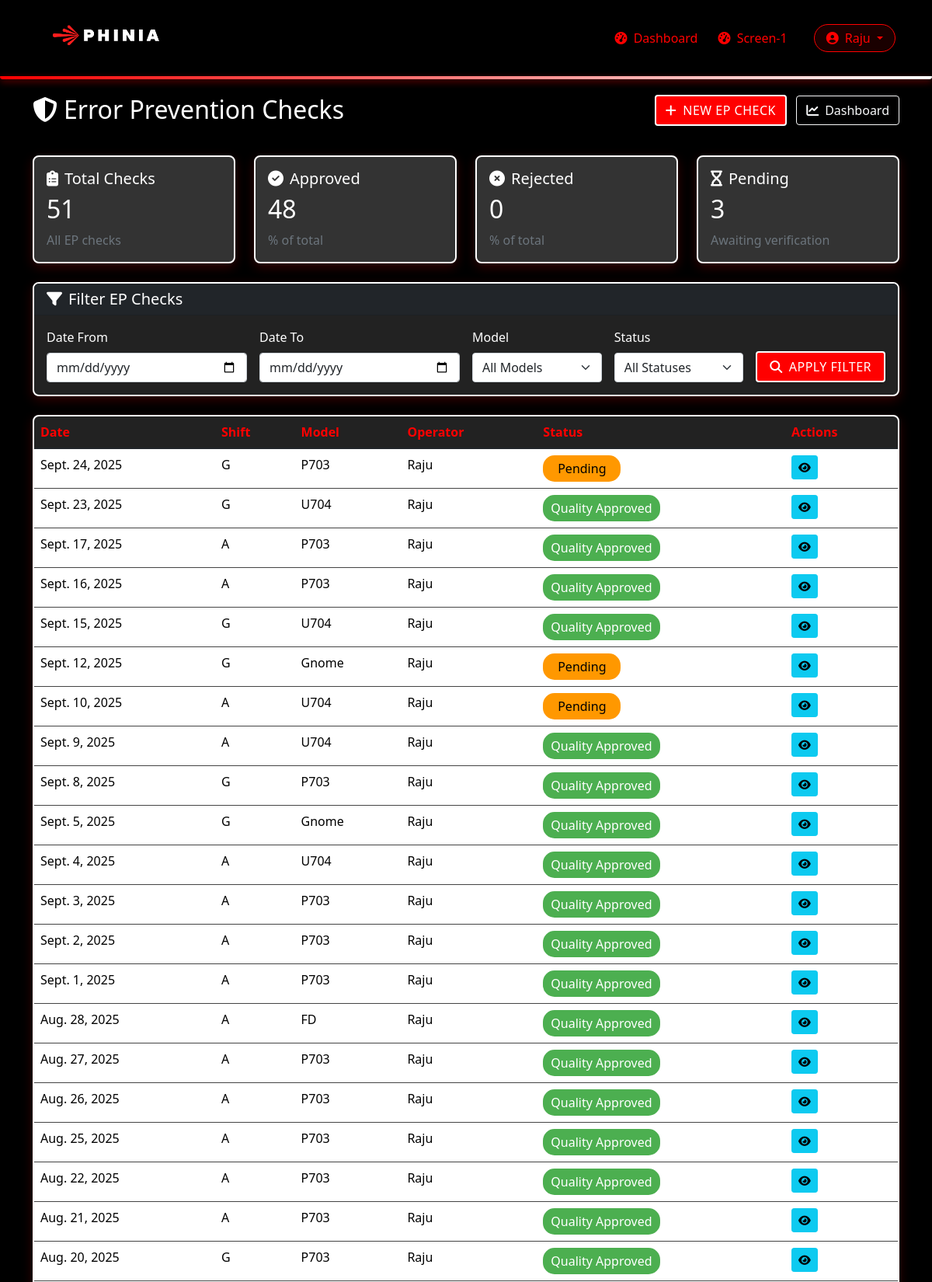
/ep-checks/ (signed in, upper part), run on the app's committed database.
### main/models.py (models this page shows, shortened)
class User(AbstractUser):
    USER_TYPES = (
        ('operator', 'Operator'),
        ('shift_supervisor', 'Shift Supervisor'),
        ('quality_supervisor', 'Quality Supervisor'),
    )
    company_id = models.CharField(max_length=100, blank=True, null=True)
    skill_matrix_level = models.CharField(max_length=200, blank=True, null=True)
    user_type = models.CharField(max_length=20, choices=USER_TYPES)

class ErrorPreventionCheck(models.Model):
    OK_NG_CHOICES = [('OK', 'OK'), ('NG', 'NG')]
    STATUS_CHOICES = (
        ('pending', 'Pending'),
        ('supervisor_approved', 'Supervisor Approved'),
        ('quality_approved', 'Quality Approved'),
        ('rejected', 'Rejected'),
    )
    verification_status = models.ForeignKey(
        'DailyVerificationStatus',
        on_delete=models.CASCADE,
        related_name='error_prevention_checks',
        blank=True,
        null=True
    )
    date = models.DateField()
    operator = models.ForeignKey('User', on_delete=models.CASCADE, related_name='ep_operator_checks')
    supervisor = models.ForeignKey(
        'User',
        on_delete=models.CASCADE,
        related_name='ep_supervisor_checks',
        blank=True,
        null=True
    )
    quality_supervisor = models.ForeignKey(
        'User',
        on_delete=models.CASCADE,
        related_name='ep_quality_checks',
        blank=True,
        null=True
    )
    status = models.CharField(max_length=20, choices=STATUS_CHOICES, default='pending')
    comments = models.TextField(blank=True, null=True)
    current_model = models.CharField(
        max_length=10,
        choices=[
            ('P703', 'P703'),
            ('U704', 'U704'),
            ('FD', 'FD'),
            ('SA', 'SA'),
            ('Gnome', 'Gnome'),
        ],
        verbose_name="Current Running Model",
        blank=True,
        null=True
    )
    SHIFTS = [
        ('S1', 'S1 - 6:30 AM to 6:30 PM'),
        ('A', 'A - 6:30 AM to 3:00 PM'),
        ('G', 'G - 8:30 AM to 5:00 PM'),
        ('B', 'B - 3:00 PM to 11:30 PM'),
        ('C', 'C - 11:30 PM to 6:30 AM'),
        ('S2', 'S2 - 6:30 PM to 6:30 AM'),
    ]
    shift = models.CharField(
        max_length=10,
        choices=SHIFTS,
        verbose_name="Shift",
        blank=True,
        null=True
    )
    created_at = models.DateTimeField(auto_now_add=True)
    updated_at = models.DateTimeField(auto_now=True)
    class Meta:
        ordering = ['-date', '-created_at']
        verbose_name = "Error Prevention Check"
        verbose_name_plural = "Error Prevention Checks"

### main/views.py (the view)
# urls.py: path('ep-checks/', views.ep_check_list, name='ep_check_list'),
@login_required
def ep_check_list(request):
    form = ErrorPreventionFilterForm(request.GET)
    ep_checks = ErrorPreventionCheck.objects.select_related(
        'verification_status__shift',
        'operator',
        'supervisor',
        'quality_supervisor'
    )
    if form.is_valid():
        data = form.cleaned_data
        if data.get('date_from'):
            ep_checks = ep_checks.filter(date__gte=data['date_from'])
        if data.get('date_to'):
            ep_checks = ep_checks.filter(date__lte=data['date_to'])
        if data.get('model'):
            ep_checks = ep_checks.filter(current_model=data['model'])
        if data.get('status'):
            ep_checks = ep_checks.filter(status=data['status'])
    ep_checks = ep_checks.order_by('-date')
    stats = {
        'total': ep_checks.count(),
        'pending': ep_checks.filter(status='pending').count(),
        'approved': ep_checks.filter(status__in=['supervisor_approved', 'quality_approved']).count(),
        'rejected': ep_checks.filter(status='rejected').count(),
    }
    context = {
        'ep_checks': ep_checks,
        'filter_form': form,
        'stats': stats,
        'title': 'Error Prevention Checks'
    }
    return render(request, 'main/operations/ep_check_list.html', context)

### main/templates/main/operations/ep_check_list.html (shortened to what this page needs)
{% extends 'main/base.html' %}
{% load static %}
{% block content %}
<div class="row mb-4">
    <div class="col-md-8">
        <h2 class="mb-3"><i class="fas fa-shield-alt me-2"></i>Error Prevention Checks</h2>
    </div>
    <div class="col-md-4 text-end">
        <a href="{% url 'ep_check_create' %}" class="btn btn-primary">
            <i class="fas fa-plus me-2"></i>New EP Check
        </a>
        <a href="{% url 'ep_check_dashboard' %}" class="btn btn-outline-light ms-2">
            <i class="fas fa-chart-line me-2"></i>Dashboard
        </a>
    </div>
</div>
<div class="row mb-4">
    <div class="col-md-3">
        <div class="card stats-card">
            <div class="card-body">
                <h5 class="card-title text-white"><i class="fas fa-clipboard-list me-2"></i>Total Checks</h5>
                <h2 class="text-white">{{ stats.total }}</h2>
                <p class="text-muted mb-0">All EP checks</p>
            </div>
        </div>
    </div>
    <div class="col-md-3">
        <div class="card stats-card">
            <div class="card-body">
                <h5 class="card-title text-white"><i class="fas fa-check-circle me-2"></i>Approved</h5>
                <h2 class="text-white">{{ stats.approved }}</h2>
                <p class="text-muted mb-0">{{ stats.approved_percentage|floatformat:1 }}% of total</p>
            </div>
        </div>
    </div>
    <div class="col-md-3">
        <div class="card stats-card">
            <div class="card-body">
                <h5 class="card-title text-white"><i class="fas fa-times-circle me-2"></i>Rejected</h5>
                <h2 class="text-white">{{ stats.rejected }}</h2>
                <p class="text-muted mb-0">{{ stats.rejected_percentage|floatformat:1 }}% of total</p>
            </div>
        </div>
    </div>
    <div class="col-md-3">
        <div class="card stats-card">
            <div class="card-body">
                <h5 class="card-title text-white"><i class="fas fa-hourglass-half me-2"></i>Pending</h5>
                <h2 class="text-white">{{ stats.pending }}</h2>
                <p class="text-muted mb-0">Awaiting verification</p>
            </div>
        </div>
    </div>
</div>
<div class="card filter-card">
    <div class="card-header bg-dark">
        <h5 class="mb-0"><i class="fas fa-filter me-2"></i>Filter EP Checks</h5>
    </div>
    <div class="card-body">
        <form method="get" class="row g-3">
            <div class="col-md-3">
                <label for="date_from" class="form-label">Date From</label>
                <input type="date" class="form-control" id="date_from" name="date_from"
                       value="{{ filter_form.date_from.value|default:'' }}">
            </div>
            <div class="col-md-3">
                <label for="date_to" class="form-label">Date To</label>
                <input type="date" class="form-control" id="date_to" name="date_to"
                       value="{{ filter_form.date_to.value|default:'' }}">
            </div>
            <div class="col-md-2">
                <label for="model" class="form-label">Model</label>
                <select class="form-select" id="model" name="model">
                    <option value="">All Models</option>
                </select>            </div>
            <div class="col-md-2">
                <label for="status" class="form-label">Status</label>
                <select class="form-select" id="status" name="status">
                    <option value="">All Statuses</option>
                </select>
            </div>
            <div class="col-md-2 d-flex align-items-end">
                <button type="submit" class="btn btn-primary w-100">
                    <i class="fas fa-search me-2"></i>Apply Filter
                </button>
            </div>
        </form>
    </div>
</div>
<div class="card mt-4">
    <div class="card-body p-0">
        <div class="table-responsive">
            <table class="table table-hover ep-table mb-0">
                <thead>
                    <tr>
                        <th>Date</th>
                        <th>Shift</th>
                        <th>Model</th>
                        <th>Operator</th>
                        <th>Status</th>
                        <th>Actions</th>
                    </tr>
                </thead>
                <tbody>
                    {% for check in ep_checks %}
                    <tr>
                        <td>{{ check.date }}</td>
                        <td>{{ check.shift }}</td>
                        <td>{{ check.current_model }}</td>
                        <td>{{ check.operator.username }}</td>
                        <td>
                            {% if check.status == 'pending' %}
                            <span class="status-badge status-pending">Pending</span>
                            {% elif check.status == 'supervisor_approved' %}
                            <span class="status-badge status-supervisor-approved">Supervisor Approved</span>
                            {% elif check.status == 'quality_approved' %}
                            <span class="status-badge status-quality-approved">Quality Approved</span>
                            {% elif check.status == 'rejected' %}
                            <span class="status-badge status-rejected">Rejected</span>
                            {% endif %}
                        </td>
                        <td>
                            <a href="{% url 'ep_check_detail' pk=check.id %}" class="btn btn-sm btn-info">
                                <i class="fas fa-eye"></i>
                            </a>
                        </td>
                    </tr>
                    {% endfor %}
                </tbody>
            </table>
        </div>
    </div>
</div>
{% endblock %}

### main/templates/main/base.html (shortened to what this page needs)
{% load static %}
<!DOCTYPE html>
<html lang="en">
<head>
    <link rel="stylesheet" href="{% static 'css/bootstrap.min.css' %}" />
    <link rel="stylesheet" href="{% static 'css/all.min1.css' %}" />
    <link rel="stylesheet" href="{% static 'css/all.min2.css' %}" />
    {% load static %}
</head>
<body>
    <nav class="navbar navbar-expand-lg navbar-dark">
        <div class="container navbar-container">
            <a class="navbar-brand" href="{% url 'dashboard' %}">
                <img src="{% static 'images/image2.png' %}" alt="Phinia Logo" height="68">
            </a>
            {% if user.is_authenticated %}
            <div class="collapse navbar-collapse justify-content-end" id="navbarNav">
                <ul class="navbar-nav align-items-center">
                    <li class="nav-item">
                        <a class="nav-link {% if request.resolver_match.url_name == 'dashboard' %}active{% endif %}"
                           href="{% url 'dashboard' %}">
                           <i class="fas fa-tachometer-alt me-1"></i> Dashboard
                        </a>
                    </li>
                    <li class="nav-item">
                        <a class="nav-link" href="{% url 'station_media_slider' station_id=1 %}">
                            <i class="fas fa-tachometer-alt me-1"></i> Screen-1
                        </a>
                    </li>
                    <li class="nav-item dropdown ms-3">
                        <a class="nav-link dropdown-toggle" href="#" id="userDropdown" role="button"
                           data-bs-toggle="dropdown" aria-expanded="false"
                           style="border: 1px solid #ff0000; border-radius: 20px; padding: 5px 15px; background: rgba(255,0,0,0.1);">
                            <i class="fas fa-user-circle me-1"></i> {{ user.username }}
                        </a>
                    </li>
                </ul>
            </div>
            {% endif %}
        </div>
    </nav>
    <div class="container mt-4">
        {% block content %}{% endblock %}
    </div>
</body>
</html>

### static/css/all.min1.css (style rules this page uses)
.fa,.fab,.fad,.fal,.far,.fas { -moz-osx-font-smoothing:grayscale;-webkit-font-smoothing:antialiased;display:inline-block;font-style:normal;font-variant:normal;text-rendering:auto;line-height:1 }
.fa-chart-line:before { content:"\f201" }
.fa-check-circle:before { content:"\f058" }
.fa-clipboard-list:before { content:"\f46d" }
.fa-eye:before { content:"\f06e" }
.fa-filter:before { content:"\f0b0" }
.fa-hourglass-half:before { content:"\f252" }
.fa-plus:before { content:"\f067" }
.fa-search:before { content:"\f002" }
.fa-shield-alt:before { content:"\f3ed" }
.fa-tachometer-alt:before { content:"\f3fd" }
.fa-times-circle:before { content:"\f057" }
.fa-user-circle:before { content:"\f2bd" }

### main/templates/main/operations/ep_check_list.html (style rules this page uses)
.status-badge { padding: 5px 10px; border-radius: 15px; font-weight: 500; display: inline-block; min-width: 100px; text-align: center; }
.status-pending { background-color: #ff9800; color: #000; }
.status-quality-approved { background-color: #4CAF50; color: #fff; }
.filter-card { background-color: #222; border: 1px solid #444; margin-bottom: 20px; }
.stats-card { background-color: #333; border-left: 4px solid #ff0000; transition: transform 0.3s; }
.ep-table th { background-color: #222; color: #ff0000; border-color: #444; }
.ep-table td { border-color: #444; color:black !important; }

### main/templates/main/base.html (style rules this page uses)
body { background-color: black; color: #ffffff; font-family: 'Segoe UI', Tahoma, Geneva, Verdana, sans-serif; }
.navbar { background-color: #000000; position: relative; padding: 10px 0; border-bottom: none; margin-bottom: 8px; }
.navbar::after { content: ''; position: absolute; bottom: -4px; left: 0; width: 100%; height: 4px; background: linear-gradient(90deg, #ff0000, #ffffff, #ff0000); background-size: 200% 100%; border-radius: 10px 10px 80px 80px !important; box-shadow: 0 3px 8px rgba(255, 0, 0, 0.5); animation: borderSlide 4s infinite alternate; }
.navbar-brand img { transition: transform 0.3s; }
.navbar-container { position: relative; z-index: 10; }
.navbar-nav .nav-link { color: #ff0000 !important; font-weight: 500; padding: 8px 15px; margin: 0 5px; border-radius: 8px; transition: all 0.3s; position: relative; overflow: hidden; }
.navbar-nav .nav-link::before { content: ''; position: absolute; bottom: 0; left: 50%; width: 0; height: 2px; background-color: #ffffff; transform: translateX(-50%); transition: width 0.3s ease; }
.btn-primary { background-color: #ff0000 !important; border-color: #ffffff !important; border-width: 2px; font-weight: 500; text-transform: uppercase; letter-spacing: 0.5px; box-shadow: 0 2px 5px rgba(0, 0, 0, 0.2); transition: all 0.3s; }
.card { border: 2px solid #ffffff; border-radius: 8px; overflow: hidden; box-shadow: 0 5px 15px rgba(255, 0, 0, 0.2); }
td { color:white !important }

### data on the page
User: username "Raju"
ErrorPreventionCheck: date "Sept. 24, 2025", shift "G", current_model "P703", operator.username "Raju", status "Pending"
ErrorPreventionCheck: date "Sept. 23, 2025", shift "G", current_model "U704", operator.username "Raju", status "Quality Approved"
ErrorPreventionCheck: date "Sept. 17, 2025", shift "A", current_model "P703", operator.username "Raju", status "Quality Approved"
ErrorPreventionCheck: date "Sept. 16, 2025", shift "A", current_model "P703", operator.username "Raju", status "Quality Approved"
ErrorPreventionCheck: date "Sept. 15, 2025", shift "G", current_model "U704", operator.username "Raju", status "Quality Approved"
ErrorPreventionCheck: date "Sept. 12, 2025", shift "G", current_model "Gnome", operator.username "Raju", status "Pending"
ErrorPreventionCheck: date "Sept. 10, 2025", shift "A", current_model "U704", operator.username "Raju", status "Pending"
ErrorPreventionCheck: date "Sept. 9, 2025", shift "A", current_model "U704", operator.username "Raju", status "Quality Approved"
ErrorPreventionCheck: date "Sept. 8, 2025", shift "G", current_model "P703", operator.username "Raju", status "Quality Approved"
ErrorPreventionCheck: date "Sept. 5, 2025", shift "G", current_model "Gnome", operator.username "Raju", status "Quality Approved"
ErrorPreventionCheck: date "Sept. 4, 2025", shift "A", current_model "U704", operator.username "Raju", status "Quality Approved"
ErrorPreventionCheck: date "Sept. 3, 2025", shift "A", current_model "P703", operator.username "Raju", status "Quality Approved"
ErrorPreventionCheck: date "Sept. 2, 2025", shift "A", current_model "P703", operator.username "Raju", status "Quality Approved"
ErrorPreventionCheck: date "Sept. 1, 2025", shift "A", current_model "P703", operator.username "Raju", status "Quality Approved"
ErrorPreventionCheck: date "Aug. 28, 2025", shift "A", current_model "FD", operator.username "Raju", status "Quality Approved"
ErrorPreventionCheck: date "Aug. 27, 2025", shift "A", current_model "P703", operator.username "Raju", status "Quality Approved"
ErrorPreventionCheck: date "Aug. 26, 2025", shift "A", current_model "P703", operator.username "Raju", status "Quality Approved"
ErrorPreventionCheck: date "Aug. 25, 2025", shift "A", current_model "P703", operator.username "Raju", status "Quality Approved"
ErrorPreventionCheck: date "Aug. 22, 2025", shift "A", current_model "P703", operator.username "Raju", status "Quality Approved"
ErrorPreventionCheck: date "Aug. 21, 2025", shift "A", current_model "P703", operator.username "Raju", status "Quality Approved"
ErrorPreventionCheck: date "Aug. 20, 2025", shift "G", current_model "P703", operator.username "Raju", status "Quality Approved"

### other printed values
{{ stats.total }} "51"
{{ stats.approved }} "48"
{{ stats.rejected }} "0"
{{ stats.pending }} "3"
